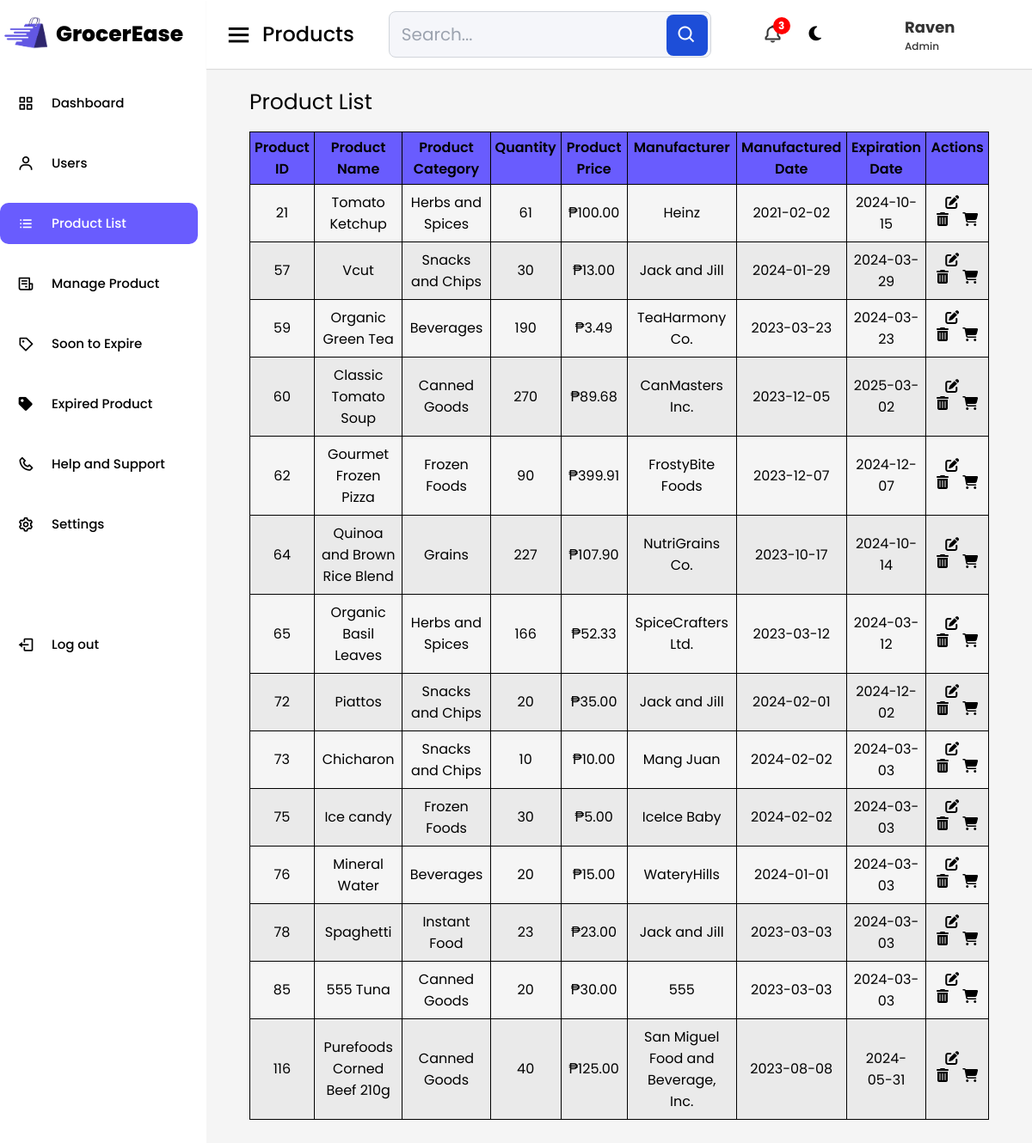
The page /product-list.php (signed in) on the database its author committed.
### tables this page shows
CREATE TABLE `users` (
  `id` int(11) NOT NULL,
  `name` varchar(50) NOT NULL,
  `email` varchar(100) NOT NULL,
  `password` varchar(255) NOT NULL,
  `code` text NOT NULL
);

CREATE TABLE `manage_product` (
  `prodID` int(11) NOT NULL,
  `prodName` varchar(255) NOT NULL,
  `prodCate` varchar(255) NOT NULL,
  `prodPromo` varchar(255) NOT NULL,
  `prodPrice` float(11,2) NOT NULL,
  `prodQuan` varchar(255) NOT NULL,
  `manufact` varchar(255) NOT NULL,
  `manuDate` date NOT NULL DEFAULT current_timestamp(),
  `expiDate` date NOT NULL DEFAULT current_timestamp(),
  `prodAmountSold` decimal(10,2) DEFAULT 0.00,
  `originalPrice` decimal(10,2) NOT NULL
);

### product-list.php (the view, shortened to what this page needs)
<?php
include 'config.php';
$query = mysqli_query($conn, "SELECT * FROM users WHERE email='{$_SESSION['SESSION_EMAIL']}'");
if (mysqli_num_rows($query) > 0) {
    $row = mysqli_fetch_assoc($query);
}
?>
<!DOCTYPE php>
<php lang="en" dir="ltr">
<head>
    <link rel="stylesheet" href="assets/css/grocerease.css" />
    <link rel="stylesheet" href="assets/css/product-list.css">
    <link href="https://unpkg.com/boxicons@2.0.7/css/boxicons.min.css" rel="stylesheet"/>
    <script src="https://cdn.tailwindcss.com"></script>
  </head>
  <body>
    <div class="sidebar">
      <div class="logo-details">
        <img src="assets/images/favicon.png" alt="Logo" />
        <span class="logo_name">GrocerEase</span>
      </div>
      <ul class="nav-links">
        <li>
          <a href="grocerease.php">
            <i class="bx bx-grid-alt"></i>
            <span class="links_name">Dashboard</span>
          </a>
        </li>
        <li>
          <a href="user-setting.php">
            <i class="bx bx-user"></i>
            <span class="links_name">Users</span>
          </a>
        </li>
        <li>
          <a href="product-list.php" class="active">
            <i class="bx bx-list-ul"></i>
            <span class="links_name">Product List</span>
          </a>
        </li>
        <li>
          <a href="manage.php">
            <i class="bx bx-receipt"></i>
            <span class="links_name">Manage Product</span>
          </a>
        </li>
        <li>
          <a href="soon-to-expire.php">
            <i class="bx bx-purchase-tag"></i>
            <span class="links_name">Soon to Expire</span>
          </a>
        </li>
        <li>
          <a href="expired-product.php">
            <i class="bx bxs-purchase-tag"></i>
            <span class="links_name">Expired Product</span>
          </a>
        </li>
        <li>
          <a href="help-support.php">
            <i class="bx bx-phone"></i>
            <span class="links_name">Help and Support</span>
          </a>
        </li>
        <li>
          <a href="settings.php">
            <i class="bx bx-cog"></i>
            <span class="links_name">Settings</span>
          </a>
        </li>
        <li class="log_out">
          <a href="#">
            <i class="bx bx-log-out"></i>
            <span class="links_name">Log out</span>
          </a>
        </li>
      </ul>
    </div>
    <section class="home-section">
      <nav>
        <div class="sidebar-button">
          <i class="bx bx-menu sidebarBtn"></i>
          <span class="dashboard">Products</span>
        </div>
        <div class="relative h-50 max-w-650 w-full my-20 m-10 ">
          <form method="GET" action="<?php echo $_SERVER['PHP_SELF']; ?>">
            <input type="search" name="search" class="block w-full p-3 pl-3.5 text-xl text-gray-900 border border-gray-300 rounded-lg bg-[#f5f6fa] outline-none" placeholder="Search..." required>
            <button type="submit" class="text-white absolute bg-blue-700 top-1 right-1 hover:bg-blue-800 focus:ring-4 focus:outline-none focus:ring-blue-300 font-medium rounded-lg text-sm px-3 py-3 "><i class="bx bx-search text-white text-2xl"></i></button>
          </form>
        </div>
        <div class="three-box">
            <div class="notifications">
                <div class="notification-icon">
                    <i class="bx bx-bell"></i>
                    <span class="notification-count">3</span>
                </div>
            </div>
          <div id="dark-mode-icon" title="Toggle Dark/Light Mode">
            <i class="fa-solid fa-moon"></i>
          </div>
          <div class="profile-details">
            <img id="user-profile-icon" src="assets/images/default-icon.png" alt="User Profile Icon">
            <div class="names">
              <span id="user-name" class="user_name"><?php echo $row['name']; ?></span>
              <span class="admin_name">Admin</span>
            </div>
          </div>
        </div>
      </nav>
      <div class="table-container-1">
        <h1 class="title-1">Product List</h1>
        <table>
          <thead>
            <tr>
                <th>Product ID</th>
                <th>Product Name</th>
                <th>Product Category</th>
                <th>Quantity</th>
                <th>Product Price</th>
                <th>Manufacturer</th>
                <th>Manufactured Date</th>
                <th>Expiration Date</th>
                <th>Actions</th>
            </tr>
          </thead>
          <tbody>
              <?php
                $queryTwo = "SELECT * FROM manage_product WHERE expiDate >= DATE_ADD(CURDATE(), INTERVAL 2 WEEK)";
                if ($result = mysqli_query($conn, $queryTwo)) {
                  if (mysqli_num_rows($result) > 0) {
                    while ($row = mysqli_fetch_assoc($result)) { ?>
                      <tr>
                        <td><?php echo $row['prodID']; ?></td>
                        <td><?php echo $row['prodName']; ?></td>
                        <td><?php echo $row['prodCate']; ?></td>
                        <td><?php echo $row['prodQuan']; ?></td>
                        <td>₱<?php echo $row['prodPrice']; ?></td>
                        <td><?php echo $row['manufact']; ?></td>
                        <td><?php echo $row['manuDate']; ?></td>
                        <td><?php echo $row['expiDate']; ?></td>
                        <td>
                          <div class="action-buttons">
                            <a href='product-list-edit.php?id=<?php echo $row['prodID']; ?>'  class='fa-solid fa-pen-to-square fs-5 me-3'></a>
                            <a href='product-list-delete.php?id=<?php echo $row['prodID']; ?>' class="delete-btn"><i class='fas fa-trash-alt fs-5 me-3'></i></a>
                            <a href="#" class="sold-btn" onclick="showSoldPopup(<?php echo $row['prodID']; ?>)">
                                <i class='fas fa-shopping-cart fs-5'></i>
                            </a>
                        </td>
                      </tr>
                      <?php
                      }
                    } else { ?>
                      <tr>
                        <td colspan="9">** No records were found **</td>
                      </tr>
                    <?php
                    }
                  } else {
                    echo "Error executing the query: " . mysqli_error($conn);
                  }
                ?>
          </tbody>
        </table>
      </div>
    </section>
  </body>
</php>

### assets/css/grocerease.css (style rules this page uses)
* { margin: 0; padding: 0; box-sizing: border-box; font-family: "Poppins", sans-serif; scroll-behavior: smooth; }
.sidebar { position: fixed; height: 100vh; width: 250px; background: #FFF; transition: all 0.5s ease; }
.sidebar .logo-details { height: 80px; display: flex; align-items: center; }
.sidebar .logo-details img { height: 50px; margin-left: 5px; border-radius: 6px; }
.sidebar .logo-details .logo_name { color: black; font-weight: 800; font-size: 25px; margin-left: 10px; }
.sidebar .nav-links { margin-top: 10px; margin-right: 20px; }
.sidebar .nav-links li { position: relative; list-style: none; height: 60px; margin-top: 10px; display:flex; align-items: center; }
.sidebar .nav-links li a { height: 80%; width: 100%; display: flex; align-items: center; text-decoration: none; border-radius: 10px; transition: all 0.4s ease; }
.sidebar .nav-links li i { min-width: 60px; display: flex; text-align: center; justify-content: center; font-size: 20px; }
.sidebar .nav-links li a .links_name { font-size: 15px; font-weight: 500; white-space: nowrap; }
.sidebar .nav-links .log_out { position: absolute; bottom: 20px; width: 100vh; }
.sidebar .nav-links li a.active, .dark-mode .sidebar .nav-links li a.active { background: #695CFE; color: #FFF; }
.home-section { position: relative; background: #f5f5f5; min-height: 100vh; width: calc(100% - 240px); left: 240px; transition: all 0.5s ease; }
.home-section nav { display: flex; justify-content: space-between; height: 80px; background: #fff; display: flex; align-items: center; position: fixed; width: calc(100% - 240px); left: 240px; z-index: 100; padding: 0 20px; box-shadow: 0 1px 1px rgba(0, 0, 0, 0.1); transition: all 0.5s ease; }
.home-section nav .sidebar-button { display: flex; align-items: center; font-size: 24px; font-weight: 500; }
nav .sidebar-button i { font-size: 35px; margin-right: 10px; }
.home-section nav .three-box { display: flex; align-items: center; }
.home-section nav .notifications { position: relative; display: flex; align-items: center; margin-left: 20px; }
nav .notification-icon { position: relative; display: inline-block; cursor: pointer; align-items: center; margin-right: 5px; }
nav .notification-icon i { font-size: 24px; color: #333; }
nav .notification-count { position: absolute; top: -8px; right: -8px; display: flex; align-items: center; justify-content: center; width: 20px; height: 20px; background-color: red; color: #fff; font-size: 12px; font-weight: bold; border-radius: 50%; }
#dark-mode-icon { font-size: larger; cursor: pointer; padding: 15px; margin-left: 10px; margin-right: 10px; }
.home-section nav .profile-details { display: flex; align-items: center; border-radius: 6px; height: 50px; min-width: 190px; padding: 0 15px 0 2px; margin-left: 10px; }
nav .profile-details img { height: 50px; width: 50px; border-radius: 6px; object-fit: cover; transition: all 0.3s ease; }
nav .profile-details .names { display: flex; flex-direction: column; margin-left: 10px; }
nav .profile-details .user_name { font-size: 18px; font-weight: bold; color: #333; }
nav .profile-details .admin_name { font-size: 12px; font-weight: 500; color: #333; }

### assets/css/product-list.css (style rules this page uses)
* { margin: 0; padding: 0; box-sizing: border-box; }
body { font-family: 'Poppins', sans-serif; }
table { width: 100%; border-collapse: collapse; }
.table-container-1 { padding: 100px 50px; }
.title-1 { font-size: 25px; margin-bottom: 15px; }
thead tr th { font-size: 16px; font-weight: 600; opacity: 1; padding: 5px; vertical-align: top; border: 1px solid #000; background-color: #695CFE; }
tbody tr td { font-size: 16px; padding: 8px; text-align: center; border: 1px solid #000; }
tbody tr:nth-child(even) { background-color: #0000000b; }

### rows shown on the page
users: name "Raven"
manage_product: prodID "21", prodName "Tomato Ketchup", prodCate "Herbs and Spices", prodQuan "61", prodPrice "100.00", manufact "Heinz", manuDate "2021-02-02", expiDate "2024-10-15"
manage_product: prodID "57", prodName "Vcut", prodCate "Snacks and Chips", prodQuan "30", prodPrice "13.00", manufact "Jack and Jill", manuDate "2024-01-29", expiDate "2024-03-29"
manage_product: prodID "59", prodName "Organic Green Tea", prodCate "Beverages", prodQuan "190", prodPrice "3.49", manufact "TeaHarmony Co.", manuDate "2023-03-23", expiDate "2024-03-23"
manage_product: prodID "60", prodName "Classic Tomato Soup", prodCate "Canned Goods", prodQuan "270", prodPrice "89.68", manufact "CanMasters Inc.", manuDate "2023-12-05", expiDate "2025-03-02"
manage_product: prodID "62", prodName "Gourmet Frozen Pizza", prodCate "Frozen Foods", prodQuan "90", prodPrice "399.91", manufact "FrostyBite Foods", manuDate "2023-12-07", expiDate "2024-12-07"
manage_product: prodID "64", prodName "Quinoa and Brown Rice Blend", prodCate "Grains", prodQuan "227", prodPrice "107.90", manufact "NutriGrains Co.", manuDate "2023-10-17", expiDate "2024-10-14"
manage_product: prodID "65", prodName "Organic Basil Leaves", prodCate "Herbs and Spices", prodQuan "166", prodPrice "52.33", manufact "SpiceCrafters Ltd.", manuDate "2023-03-12", expiDate "2024-03-12"
manage_product: prodID "72", prodName "Piattos", prodCate "Snacks and Chips", prodQuan "20", prodPrice "35.00", manufact "Jack and Jill", manuDate "2024-02-01", expiDate "2024-12-02"
manage_product: prodID "73", prodName "Chicharon", prodCate "Snacks and Chips", prodQuan "10", prodPrice "10.00", manufact "Mang Juan", manuDate "2024-02-02", expiDate "2024-03-03"
manage_product: prodID "75", prodName "Ice candy", prodCate "Frozen Foods", prodQuan "30", prodPrice "5.00", manufact "IceIce Baby", manuDate "2024-02-02", expiDate "2024-03-03"
manage_product: prodID "76", prodName "Mineral Water", prodCate "Beverages", prodQuan "20", prodPrice "15.00", manufact "WateryHills", manuDate "2024-01-01", expiDate "2024-03-03"
manage_product: prodID "78", prodName "Spaghetti", prodCate "Instant Food", prodQuan "23", prodPrice "23.00", manufact "Jack and Jill", manuDate "2023-03-03", expiDate "2024-03-03"
manage_product: prodID "85", prodName "555 Tuna", prodCate "Canned Goods", prodQuan "20", prodPrice "30.00", manufact "555", manuDate "2023-03-03", expiDate "2024-03-03"
manage_product: prodID "116", prodName "Purefoods Corned Beef 210g", prodCate "Canned Goods", prodQuan "40", prodPrice "125.00", manufact "San Miguel Food and Beverage, Inc.", manuDate "2023-08-08", expiDate "2024-05-31"
